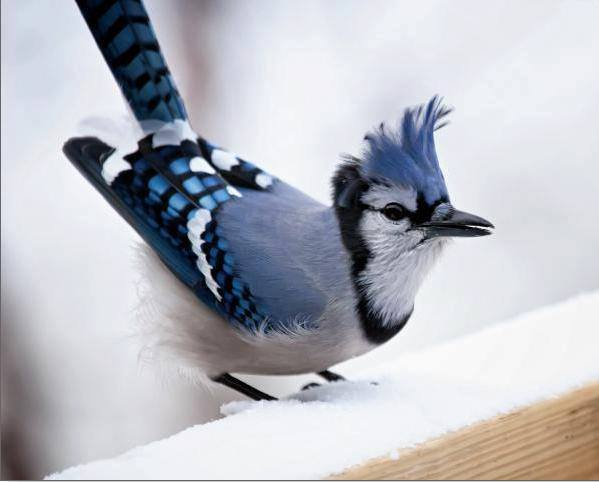
#> input picture lab2/imgs/bird.jpg, 599 x 482 px, found by its file name
$ jupyter execute Lab_Smoothing_STD.ipynb   (shell and % lines are left out)
#> lines starting #> are read from the running program, lines starting #| are printed output that depends on the picture
### Lab3 - Smoothing/commonfunctions.py


import skimage.io as io
import matplotlib.pyplot as plt
import numpy as np
from skimage.exposure import histogram
from matplotlib.pyplot import bar
from skimage.color import rgb2gray,rgb2hsv

# Convolution:
from scipy.signal import convolve2d
from scipy import fftpack
import math

from skimage.util import random_noise
from skimage.filters import median
from skimage.feature import canny


# Edges
from skimage.filters import sobel_h, sobel, sobel_v,roberts, prewitt

# Show the figures / plots inside the notebook
def show_images(images,titles=None):
    #This function is used to show image(s) with titles by sending an array of images and an array of associated titles.
    # images[0] will be drawn with the title titles[0] if exists
    # You aren't required to understand this function, use it as-is.
    n_ims = len(images)
    if titles is None: titles = ['(%d)' % i for i in range(1,n_ims + 1)]
    fig = plt.figure()
    n = 1
    for image,title in zip(images,titles):
        a = fig.add_subplot(1,n_ims,n)
        if image.ndim == 2:
            plt.gray()
        plt.imshow(image)
        a.set_title(title)
        n += 1
    fig.set_size_inches(np.array(fig.get_size_inches()) * n_ims)
    plt.show()


# [6 lines left out: function showHist, not called in this run]

### Lab3 - Smoothing/Lab_Smoothing_STD.ipynb
# Lab 3
### Averaging Filters

http://scikit-image.org/docs/0.13.x/api/skimage.util.html#skimage.util.random_noise

http://scikit-image.org/docs/dev/api/skimage.filters.html#skimage.filters.median

http://scikit-image.org/docs/dev/api/skimage.filters.html#skimage.filters.gaussian

[cell 1]
from commonfunctions import *
import math

from skimage.filters import median
from skimage.filters import gaussian

[cell 2]
'''
(1) Your own median filter algorithm
'''
def median_filter(img,win_width,win_height):
    newImg = np.copy(img)
    edgex = win_width // 2
    edgey = win_height // 2
    for x in range(edgex, newImg.shape[0] - edgex):
        for y in range(edgey, newImg.shape[1] - edgey):
            med = np.median(newImg[x:x+win_width, y:y+win_height])
            newImg[x+win_width//2,y+win_height//2]=med
    return newImg

[cell 3]
img = rgb2gray(io.imread('D:/CMP/third_Year/first_Semester/imageProcessing and computerVision/labs/lab2/imgs/bird.jpg'))
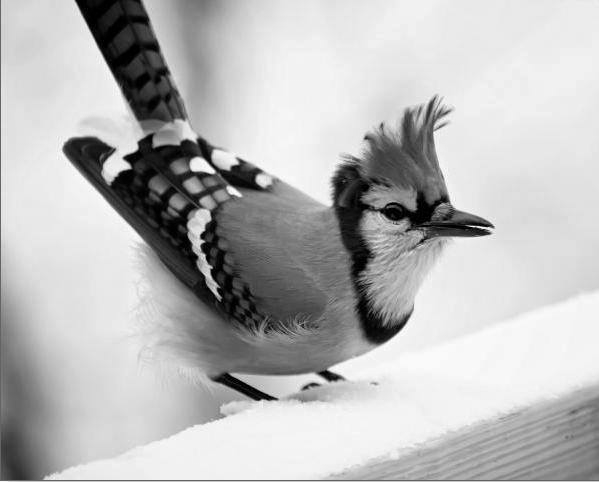
#> img: shape (482, 599) float64; min 0, max 0.999, mean 0.729

noisy_img = random_noise(img,mode="s&p",amount = 0.3)
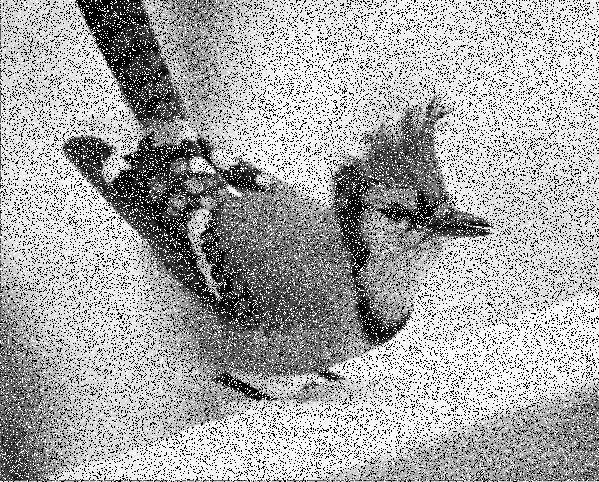
#> noisy_img: shape (482, 599) float64; min 0, max 1, mean 0.661

[cell 4]
myMedImg = median_filter(noisy_img,7,7)
#> after the loop in median_filter, `for x in range(edgex, newImg.shape[0] - edgex):`:
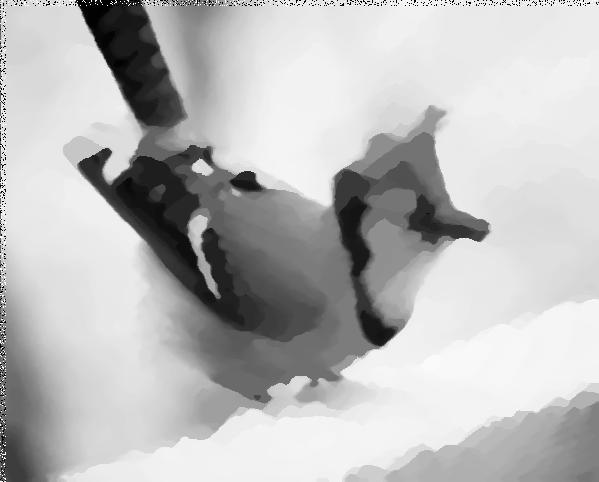
#> newImg: shape (482, 599) float64; min 0, max 1, mean 0.736

[cell 5]
show_images([noisy_img,myMedImg],['noisy Img','median filter'])
#> in show_images, `n_ims = len(images)`: n_ims = 2
#> the loop in show_images, `for image,title in zip(images,titles):` made 2 passes
#> (title, n) on passes 1 to 2: ('noisy Img', 2), ('median filter', 3)
#> after the loop in show_images, `for image,title in zip(images,titles):`: n = 3
#> in show_images, `plt.show()`:
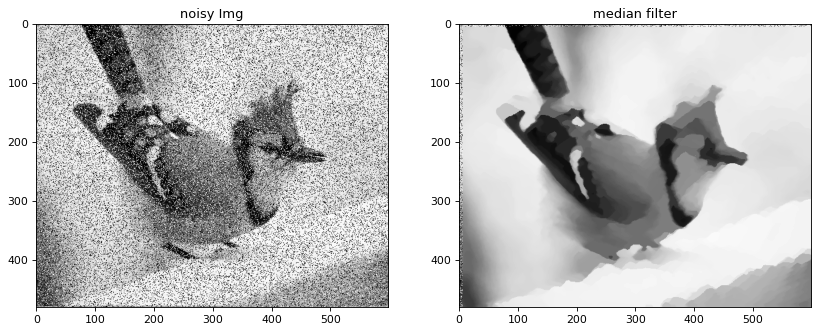
#> figure drawn by matplotlib, 2 panels

[cell 6]
'''
(2) skimage median filter
'''
filtered = median(noisy_img)
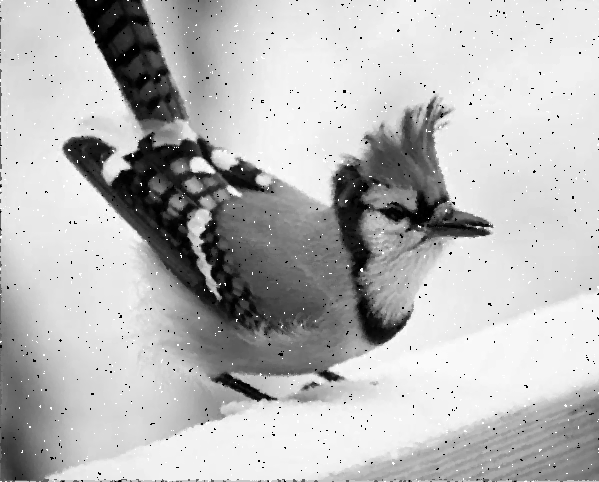
#> filtered: shape (482, 599) float64; min 0, max 1, mean 0.727
show_images([img,noisy_img,filtered],['Original','noisy Img','median filter'])
#> the loop in show_images (call 2), `for image,title in zip(images,titles):` made 3 passes
#> title on passes 1 to 3: 'Original', 'noisy Img', 'median filter'

[cell 7]
'''
(3) Gaussion Filters
'''
noisy_img2 = random_noise(img,mode="localvar")
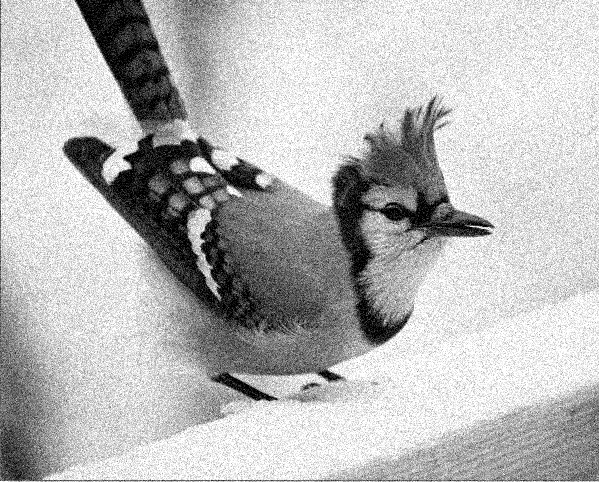
#> noisy_img2: shape (482, 599) float64; min 0, max 1, mean 0.723
filt_img =  gaussian(noisy_img2,sigma=2)
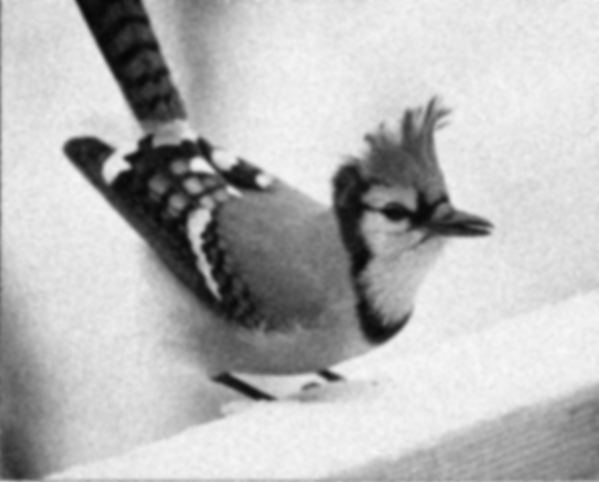
#> filt_img: shape (482, 599) float64; min 0.0226, max 0.973, mean 0.723
show_images([img,noisy_img2,filt_img],['Original','noisy Img','gaussian filter'])
